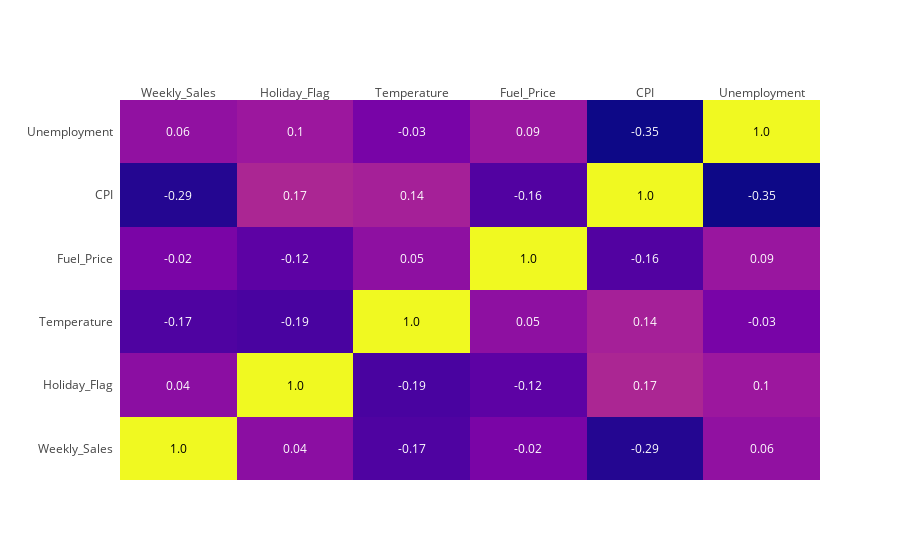

Notebook code cell kept with this figure:
### Markdown cell above
### Visualizing correlation between variables

### Code cell
# Converting store number to string data type so that it is not considered as a numeric variable
df['Store'] = df['Store'].apply(lambda x : str(x))

# Correlation matrix
corr_matrix = df.corr(numeric_only=True).round(2)

import plotly.figure_factory as ff

fig = ff.create_annotated_heatmap(corr_matrix.values,
                                  x = corr_matrix.columns.tolist(),
                                  y = corr_matrix.index.tolist())


fig.update_layout(margin = {'l': 120}) # to avoid cropping of column names


fig.show()

### Figure 1 — Plotly figure (JSON) as saved in the notebook; plotly's stock layout.template omitted (floating-point values rounded to 4 significant figures)
{"data": [{"colorscale": [[0, "#0d0887"], [0.1111, "#46039f"], [0.2222, "#7201a8"], [0.3333, "#9c179e"], [0.4444, "#bd3786"], [0.5556, "#d8576b"], [0.6667, "#ed7953"], [0.7778, "#fb9f3a"], [0.8889, "#fdca26"], [1, "#f0f921"]], "reversescale": false, "showscale": false, "type": "heatmap", "x": ["Weekly_Sales", "Holiday_Flag", "Temperature", "Fuel_Price", "CPI", "Unemployment"], "y": ["Weekly_Sales", "Holiday_Flag", "Temperature", "Fuel_Price", "CPI", "Unemployment"], "z": [[1, 0.04, -0.17, -0.02, -0.29, 0.06], [0.04, 1, -0.19, -0.12, 0.17, 0.1], [-0.17, -0.19, 1, 0.05, 0.14, -0.03], [-0.02, -0.12, 0.05, 1, -0.16, 0.09], [-0.29, 0.17, 0.14, -0.16, 1, -0.35], [0.06, 0.1, -0.03, 0.09, -0.35, 1]]}], "layout": {"annotations": [{"font": {"color": "#000000"}, "showarrow": false, "text": "1.0", "x": "Weekly_Sales", "xref": "x", "y": "Weekly_Sales", "yref": "y"}, {"font": {"color": "#FFFFFF"}, "showarrow": false, "text": "0.04", "x": "Holiday_Flag", "xref": "x", "y": "Weekly_Sales", "yref": "y"}, {"font": {"color": "#FFFFFF"}, "showarrow": false, "text": "-0.17", "x": "Temperature", "xref": "x", "y": "Weekly_Sales", "yref": "y"}, {"font": {"color": "#FFFFFF"}, "showarrow": false, "text": "-0.02", "x": "Fuel_Price", "xref": "x", "y": "Weekly_Sales", "yref": "y"}, {"font": {"color": "#FFFFFF"}, "showarrow": false, "text": "-0.29", "x": "CPI", "xref": "x", "y": "Weekly_Sales", "yref": "y"}, {"font": {"color": "#FFFFFF"}, "showarrow": false, "text": "0.06", "x": "Unemployment", "xref": "x", "y": "Weekly_Sales", "yref": "y"}, {"font": {"color": "#FFFFFF"}, "showarrow": false, "text": "0.04", "x": "Weekly_Sales", "xref": "x", "y": "Holiday_Flag", "yref": "y"}, {"font": {"color": "#000000"}, "showarrow": false, "text": "1.0", "x": "Holiday_Flag", "xref": "x", "y": "Holiday_Flag", "yref": "y"}, {"font": {"color": "#FFFFFF"}, "showarrow": false, "text": "-0.19", "x": "Temperature", "xref": "x", "y": "Holiday_Flag", "yref": "y"}, {"font": {"color": "#FFFFFF"}, "showarrow": false, "text": "-0.12", "x": "Fuel_Price", "xref": "x", "y": "Holiday_Flag", "yref": "y"}, {"font": {"color": "#FFFFFF"}, "showarrow": false, "text": "0.17", "x": "CPI", "xref": "x", "y": "Holiday_Flag", "yref": "y"}, {"font": {"color": "#FFFFFF"}, "showarrow": false, "text": "0.1", "x": "Unemployment", "xref": "x", "y": "Holiday_Flag", "yref": "y"}, {"font": {"color": "#FFFFFF"}, "showarrow": false, "text": "-0.17", "x": "Weekly_Sales", "xref": "x", "y": "Temperature", "yref": "y"}, {"font": {"color": "#FFFFFF"}, "showarrow": false, "text": "-0.19", "x": "Holiday_Flag", "xref": "x", "y": "Temperature", "yref": "y"}, {"font": {"color": "#000000"}, "showarrow": false, "text": "1.0", "x": "Temperature", "xref": "x", "y": "Temperature", "yref": "y"}, {"font": {"color": "#FFFFFF"}, "showarrow": false, "text": "0.05", "x": "Fuel_Price", "xref": "x", "y": "Temperature", "yref": "y"}, {"font": {"color": "#FFFFFF"}, "showarrow": false, "text": "0.14", "x": "CPI", "xref": "x", "y": "Temperature", "yref": "y"}, {"font": {"color": "#FFFFFF"}, "showarrow": false, "text": "-0.03", "x": "Unemployment", "xref": "x", "y": "Temperature", "yref": "y"}, {"font": {"color": "#FFFFFF"}, "showarrow": false, "text": "-0.02", "x": "Weekly_Sales", "xref": "x", "y": "Fuel_Price", "yref": "y"}, {"font": {"color": "#FFFFFF"}, "showarrow": false, "text": "-0.12", "x": "Holiday_Flag", "xref": "x", "y": "Fuel_Price", "yref": "y"}, {"font": {"color": "#FFFFFF"}, "showarrow": false, "text": "0.05", "x": "Temperature", "xref": "x", "y": "Fuel_Price", "yref": "y"}, {"font": {"color": "#000000"}, "showarrow": false, "text": "1.0", "x": "Fuel_Price", "xref": "x", "y": "Fuel_Price", "yref": "y"}, {"font": {"color": "#FFFFFF"}, "showarrow": false, "text": "-0.16", "x": "CPI", "xref": "x", "y": "Fuel_Price", "yref": "y"}, {"font": {"color": "#FFFFFF"}, "showarrow": false, "text": "0.09", "x": "Unemployment", "xref": "x", "y": "Fuel_Price", "yref": "y"}, {"font": {"color": "#FFFFFF"}, "showarrow": false, "text": "-0.29", "x": "Weekly_Sales", "xref": "x", "y": "CPI", "yref": "y"}, {"font": {"color": "#FFFFFF"}, "showarrow": false, "text": "0.17", "x": "Holiday_Flag", "xref": "x", "y": "CPI", "yref": "y"}, {"font": {"color": "#FFFFFF"}, "showarrow": false, "text": "0.14", "x": "Temperature", "xref": "x", "y": "CPI", "yref": "y"}, {"font": {"color": "#FFFFFF"}, "showarrow": false, "text": "-0.16", "x": "Fuel_Price", "xref": "x", "y": "CPI", "yref": "y"}, {"font": {"color": "#000000"}, "showarrow": false, "text": "1.0", "x": "CPI", "xref": "x", "y": "CPI", "yref": "y"}, {"font": {"color": "#FFFFFF"}, "showarrow": false, "text": "-0.35", "x": "Unemployment", "xref": "x", "y": "CPI", "yref": "y"}, {"font": {"color": "#FFFFFF"}, "showarrow": false, "text": "0.06", "x": "Weekly_Sales", "xref": "x", "y": "Unemployment", "yref": "y"}, {"font": {"color": "#FFFFFF"}, "showarrow": false, "text": "0.1", "x": "Holiday_Flag", "xref": "x", "y": "Unemployment", "yref": "y"}, {"font": {"color": "#FFFFFF"}, "showarrow": false, "text": "-0.03", "x": "Temperature", "xref": "x", "y": "Unemployment", "yref": "y"}, {"font": {"color": "#FFFFFF"}, "showarrow": false, "text": "0.09", "x": "Fuel_Price", "xref": "x", "y": "Unemployment", "yref": "y"}, {"font": {"color": "#FFFFFF"}, "showarrow": false, "text": "-0.35", "x": "CPI", "xref": "x", "y": "Unemployment", "yref": "y"}, {"font": {"color": "#000000"}, "showarrow": false, "text": "1.0", "x": "Unemployment", "xref": "x", "y": "Unemployment", "yref": "y"}], "margin": {"l": 120}, "xaxis": {"dtick": 1, "gridcolor": "rgb(0, 0, 0)", "side": "top", "ticks": ""}, "yaxis": {"dtick": 1, "ticks": "", "ticksuffix": "  "}}}
